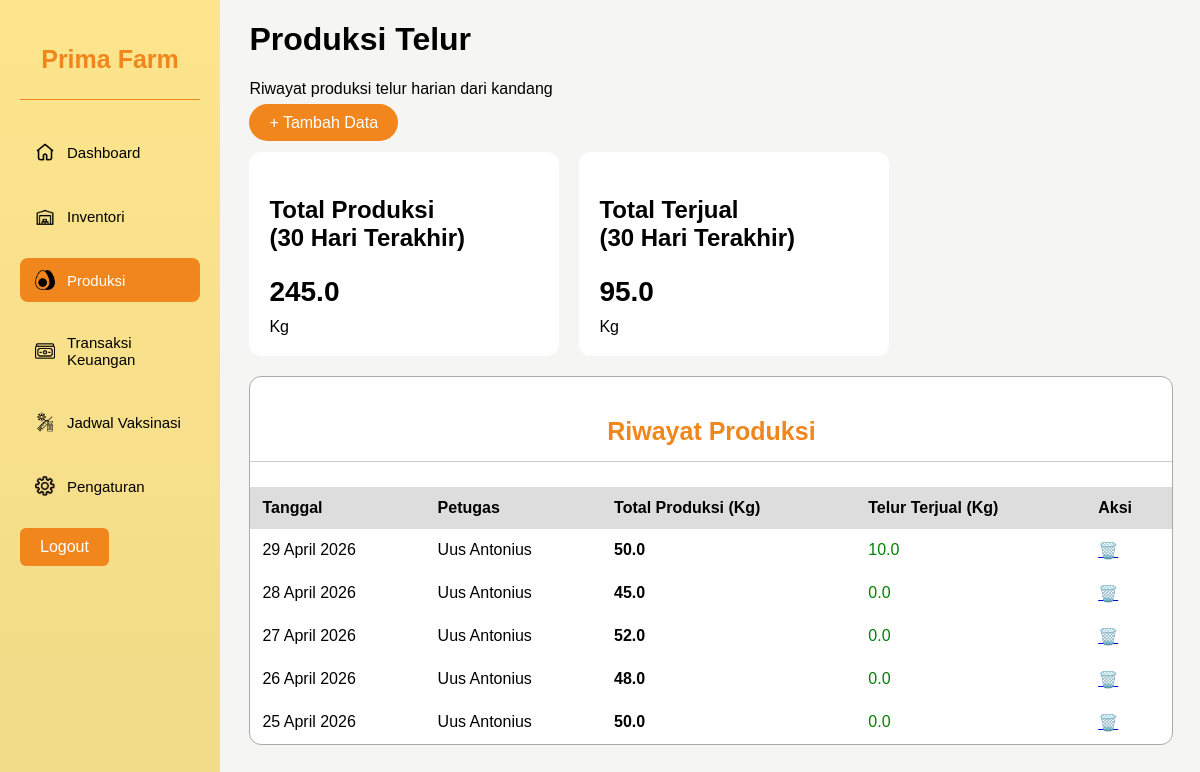
The app's page /menu_produksi.php (signed in) with its own data.
### tables this page shows
CREATE TABLE `produksi_telur` (
  `id_produksi` int NOT NULL,
  `id_petugas` int DEFAULT NULL,
  `tanggal` date DEFAULT NULL,
  `total_telur` int DEFAULT NULL
);

CREATE TABLE `petugas` (
  `id_petugas` int NOT NULL,
  `email` varchar(100) DEFAULT NULL,
  `nama_petugas` varchar(100) DEFAULT NULL,
  `password` varchar(100) DEFAULT NULL
);

### tanggal.php (called while the page is built, shortened)
<?php
function tanggal_indo($tanggal) {
    $bulan = [
        1 => 'Januari','Februari','Maret','April','Mei','Juni',
             'Juli','Agustus','September','Oktober','November','Desember'
    ];
    $timestamp = strtotime($tanggal);
    return date('d', $timestamp) . ' ' .
           $bulan[(int)date('m', $timestamp)] . ' ' .
           date('Y', $timestamp);
}
?>

### menu_produksi.php (the view, shortened to what this page needs)
<?php
include("koneksi.php");
include("tanggal.php");
$query_total_bulan = mysqli_fetch_assoc(mysqli_query($conn, "
    SELECT SUM(total_telur) as total
    FROM `produksi_telur`
    WHERE tanggal >= DATE_SUB(CURDATE(), INTERVAL 1 MONTH)
"));
$query_total_jual = mysqli_fetch_assoc(mysqli_query($conn, "
    SELECT SUM(jumlah_telur) as total_terjual
    FROM `telur_terjual` tt
    JOIN transaksi t ON tt.id_transaksi = t.id_transaksi
    WHERE t.tanggal_transaksi >= DATE_SUB(CURDATE(), INTERVAL 1 MONTH)"));
$query_riwayat = mysqli_query($conn, "
    SELECT
        pt.id_produksi,
        pt.tanggal,
        pt.total_telur,
        p.nama_petugas,
        (SELECT SUM(jumlah_telur)
         FROM telur_terjual tt
         JOIN transaksi t ON tt.id_transaksi = t.id_transaksi
         WHERE t.tanggal_transaksi = pt.tanggal) as total_terjual
    FROM produksi_telur pt
    LEFT JOIN petugas p ON pt.id_petugas = p.id_petugas
    ORDER BY pt.tanggal DESC
");
?>
<!DOCTYPE html>
<html lang="id">
<head>
    <link rel="stylesheet" href="menu.css">
</head>
<body>
    <div class="container">
        <?php $active = 'produksi';
        include("sidebar.php"); ?>
        <main>
            <h1>Produksi Telur</h1>
            <p>Riwayat produksi telur harian dari kandang</p>
            <a href="produksi.php" class="btn-tambah">+ Tambah Data</a>
            <div class="card-container">
                <div class="card">
                    <p>Total Produksi <br>(30 Hari Terakhir)</p>
                    <h2><?= number_format($query_total_bulan['total'] ?? 0, 1); ?></h2>
                    <span>Kg</span>
                </div>
                <div class="card">
                    <p>Total Terjual <br>(30 Hari Terakhir)</p>
                    <h2><?= number_format($query_total_jual['total_terjual'] ?? 0, 1); ?></h2>
                    <span>Kg</span>
                </div>
            </div>
            <div class="table-box">
                <h3>Riwayat Produksi</h3>
                <table>
                    <thead>
                        <tr>
                            <th>Tanggal</th>
                            <th>Petugas</th>
                            <th>Total Produksi (Kg)</th>
                            <th>Telur Terjual (Kg)</th>
                            <th>Aksi</th>
                        </tr>
                    </thead>
                    <tbody>
                        <?php while ($row = mysqli_fetch_assoc($query_riwayat)) { ?>
                            <tr>
                                <td><?= tanggal_indo($row['tanggal']); ?></td>
                                <td><?= $row['nama_petugas'] ?? '-'; ?></td>
                                <td><strong><?= number_format($row['total_telur'], 1); ?></strong></td>
                                <td class="hijau">
                                    <?= number_format($row['total_terjual'] ?? 0, 1); ?>
                                </td>
                                <td>
                                    <a href="hapus_produksi.php?id=<?= $row['id_produksi']; ?>"
                                        onclick="return confirm('Yakin ingin menghapus data ini?')">🗑️</a>
                                </td>
                            </tr>
                        <?php } ?>
                    </tbody>
                </table>
            </div>
        </main>
    </div>
</body>
</html>

### sidebar.php (shortened to what this page needs)
<link rel="stylesheet" href="menu.css">
<aside>
    <h3>Prima Farm</h3>
    <hr>
    <nav>
        <ul>
            <li>
                <a href="dashboard.php" class="<?= ($active == 'dashboard') ? 'active' : '' ?>">
                    <img src="img/home.png" alt="Dashboard">
                    <span>Dashboard</span>
                </a>
            </li>
            <li>
                <a href="menu_inventori.php" class="<?= ($active == 'inventori') ? 'active' : '' ?>">
                    <img src="img/inventory.png" alt="Inventori">
                    <span>Inventori</span>
                </a>
            </li>
            <li>
                <a href="menu_produksi.php" class="<?= ($active == 'produksi') ? 'active' : '' ?>">
                    <img src="img/telur.png" alt="Produksi">
                    <span>Produksi</span>
                </a>
            </li>
            <li>
                <a href="menu_transaksi.php" class="<?= ($active == 'transaksi') ? 'active' : '' ?>">
                    <img src="img/money.png" alt="Transaksi">
                    <span>Transaksi Keuangan</span>
                </a>
            </li>
            <li>
                <a href="menu_jadwalvaksinasi.php" class="<?= ($active == 'jadwal') ? 'active' : '' ?>">
                    <img src="img/suntik.png" alt="Jadwal">
                    <span>Jadwal Vaksinasi</span>
                </a>
            </li>
            <li>
                <a href="pengaturan.php" class="<?= ($active == 'pengaturan') ? 'active' : '' ?>">
                    <img src="img/settings.png" alt="Pengaturan">
                    <span>Pengaturan</span>
                </a>
            </li>
        </ul>
    </nav>
    <a href="logout.php" class="logout-button" onclick="return confirm('Yakin ingin keluar?')">Logout</a>
</aside>

### menu.css (style rules this page uses)
body { background-color: rgb(245, 245, 244); font-family: Arial, sans-serif; margin: 0; }
.container { display: grid; grid-template-columns: 220px auto; height: 100vh; }
aside { background-image: linear-gradient(to bottom, #fde58d, #F2DB89); padding: 20px; }
.container h3 { font-size: 25px; font-weight: bold; color: #f0861c; text-align: center; }
hr { border: none; border-top: 1px solid #f0861c; margin: 10px 0 30px 0; }
aside nav ul { list-style-type: none; padding: 0; }
aside nav ul li { margin-bottom: 20px; }
aside nav ul li a { display: flex; align-items: center; padding: 12px 15px; text-decoration: none; color: #000000; border-radius: 8px; transition: all 0.3s ease; }
aside nav ul li a img { width: 20px; height: 20px; object-fit: contain; margin-right: 12px; }
aside nav ul li a span { font-size: 15px; font-weight: 500; }
aside nav ul li a.active { background-color: #f0861c; color: #fff; }
main { margin-left: 3%; }
.logout-button { display: inline-block; background-color: #f0861c; color: white; padding: 10px 20px; border-radius: 6px; text-decoration: none; }
.card h2 { font-size: 28px; margin-bottom: 10px; }
.card p { font-size: 24px; font-weight: bold; }
.card h2 { font-size:28px; margin-top:5px; }
.hijau { color:green; }
.table-box { background:white; border-radius:12px; border:1px solid #aaa; overflow:hidden; margin-top:20px; width: 97%; }
.table-box h3 { padding:15px; border-bottom:1px solid #ccc; }
table { width:100%; border-collapse:collapse; }
th, td { padding:12px; text-align:left; }
thead { background:#ddd; }
.btn-tambah { text-decoration: none; background:#f0861c; color:white; border:none; padding:10px 20px; border-radius:20px; cursor:pointer; margin-right: 20px; margin-top: 10px; }
.card-container { display:flex; gap:20px; margin:20px 0; }
.card { background:#ffffff; padding:20px; border-radius:12px; min-width:270px; }
.table-box { background:white; border-radius:12px; border:1px solid #aaa; margin-top:20px; overflow:hidden; }

### records on screen
produksi_telur: tanggal "29 April 2026", id_petugas.nama_petugas "Uus Antonius", total_telur "50.0", total_terjual "10.0"
produksi_telur: tanggal "28 April 2026", id_petugas.nama_petugas "Uus Antonius", total_telur "45.0", total_terjual "0.0"
produksi_telur: tanggal "27 April 2026", id_petugas.nama_petugas "Uus Antonius", total_telur "52.0", total_terjual "0.0"
produksi_telur: tanggal "26 April 2026", id_petugas.nama_petugas "Uus Antonius", total_telur "48.0", total_terjual "0.0"
produksi_telur: tanggal "25 April 2026", id_petugas.nama_petugas "Uus Antonius", total_telur "50.0", total_terjual "0.0"

### other values on screen
$query_total_bulan['total'] "245.0"
$query_total_jual['total_terjual'] "95.0"
